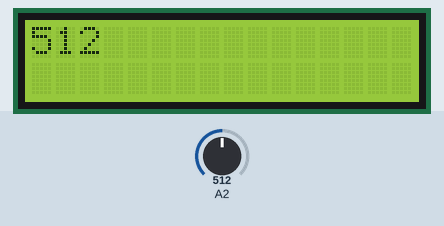
The sketch below on a simulated Arduino Uno, built with avr-gcc and run on an emulated ATmega328P. On the bench: 16×2 character LCD. The inputs (shaded band) are chosen by the test bench; at power-on: A2 = 512.

Above: at 1.2 s.
1.3 s: A2 set to 716
At 1.6 s:
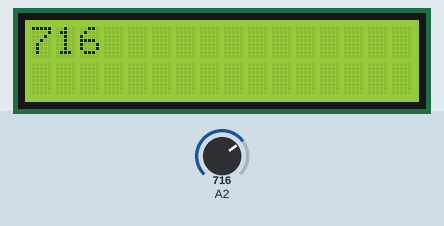
2.8 s: A2 set to 900
At 3.9 s:
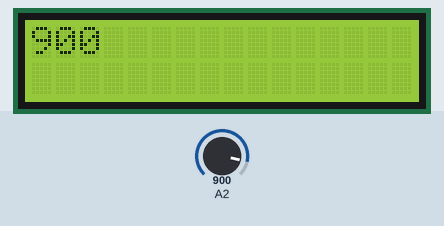
4.3 s: A2 set to 1023
At 5.0 s:
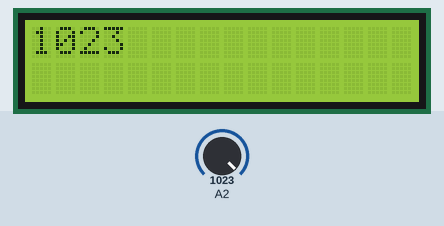
Timing chart, 0 to 7.3 s (numbered marks = the images above; inputs shaded):
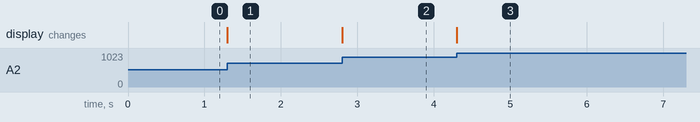

The sketch:

Ex1.8.ino
```cpp
#include <LiquidCrystal.h>

LiquidCrystal lcd(2,3,4,8, 12, 13);

void setup() {
  // put your setup code here, to run once:
  lcd.begin(16, 2);

}

void loop() {
  int value = analogRead(A2);
  lcd.setCursor(0,0);
  lcd.print(value);
}
```

Measured:
- after the input at 1.3 s, the display: changes at once (image 1)
- after the input at 2.8 s, the display: changes at once (image 2)
- after the input at 4.3 s, the display: changes at once (image 3)
